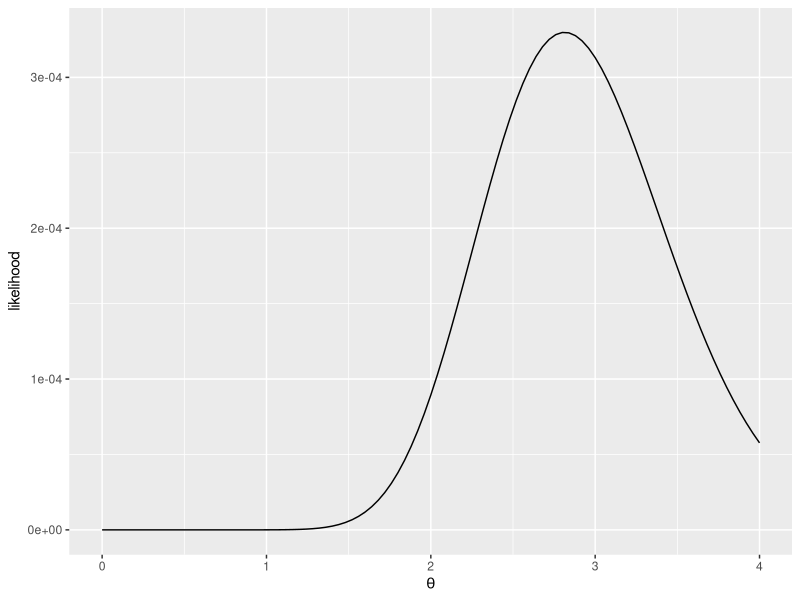
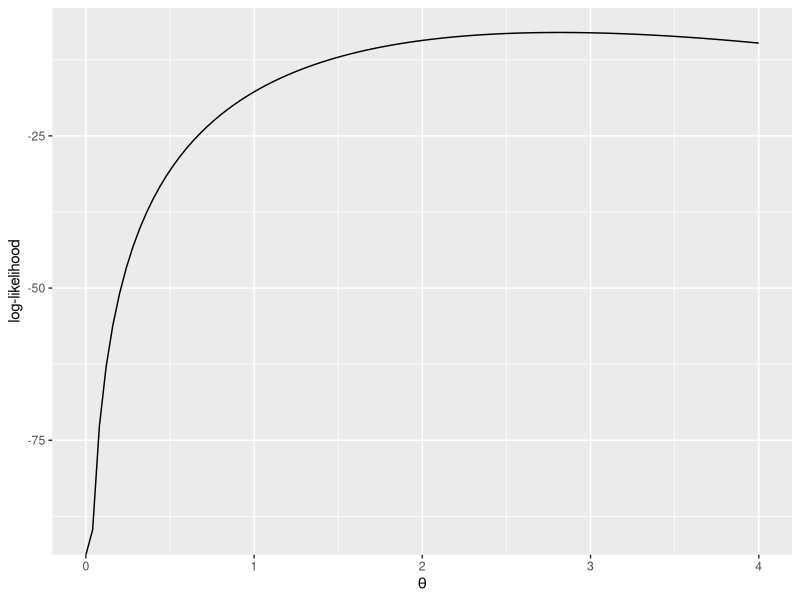
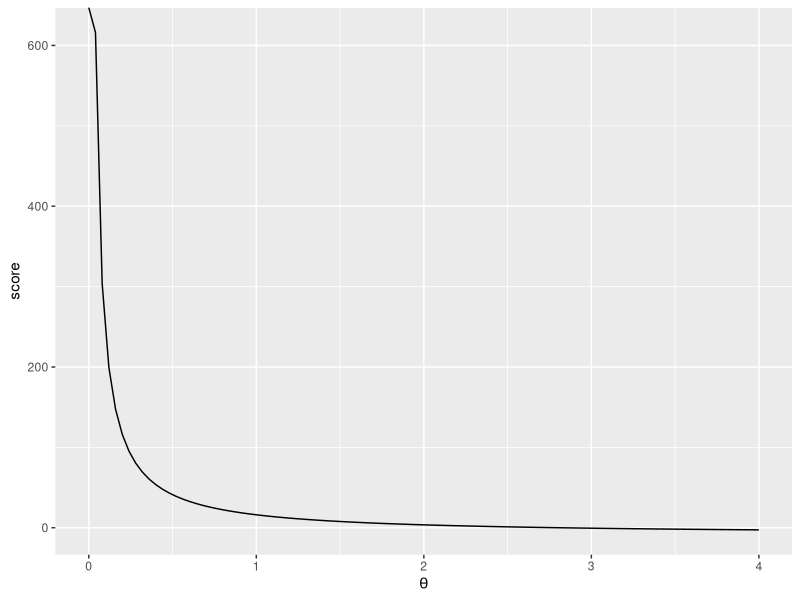

R code for these plots, in order:
#2.
  #2.1
    os = c(1.977866, 1.836622, 1.097168, 1.232889, 1.229526, 2.438342, 1.551389, 1.300618, 1.068584,
                1.183466, 2.179033, 1.535904, 1.323500, 1.458713, 1.013755, 3.602314, 1.087067, 1.014013,
                1.613929, 2.792161, 1.197081, 1.021430, 1.111531, 1.131036, 1.064926)
    
    n = length(os)
    
    #MLE
    MLE = function(x) {n/sum(log(x))}
    
    MLE.os = MLE(os)
    
    MLE.os
    
    #MME
    MME = function(x){mean(x)/(mean(x)-1)}
    
    MME.os = MME(os)
    
    MME.os
    
  #2.2
    In = n/(MLE.os^2)
    MLE.v = 1/In
    
    MLE.v
  #2.3
    #Likelihood function
    likh = function(theta){
      l = vector()
      for(t in theta)
        l = c(l, (t^n)*prod(1/(os^(t+1))))
      return(l)
    }
    
    #Log-Likelihood function
    loglikh = function(theta){
      ll = vector()
      for(t in theta)
        ll = c(ll, n*log(t)-((t + 1) * sum(log(os))))
      return(ll)
    }
    
    #Score function
    scr = function(theta) {
      s = vector()
      for(t in theta)
        s = c(s, (n/t) - sum(log(os)))
      return(s)
    }
    
   #Graphical Display
    
    library(ggplot2)
    base <-
      ggplot() +
      xlim(0, 4)
    
    base + xlab(expression(theta)) + ylab("likelihood") + geom_function(fun = likh)
    
    base + xlab(expression(theta)) + ylab("log-likelihood") + geom_function(fun = loglikh)
    
    base + xlab(expression(theta)) + ylab("score") + geom_function(fun = scr)
    
    #If we use interval estimation (2,4):
    
    #Likelihood function maximum
    optimize(likh,c(2,4),maximum=T)$maximum
    
    #Log-Likelihood function maximum
    optimize(loglikh,c(2,4),maximum=T)$maximum
    
    #Score function root
    uniroot(scr,c(2,4))$root
    
  #2.4
    #(install.packages("maxLik"))
    library(maxLik)
    maxLik(loglikh,start=2.81418)
    # Maximum Likelihood estimation
    # Newton-Raphson maximisation, 1 iterations
    # Return code 1: gradient close to zero (gradtol)
    # Log-Likelihood: -8.016816 (1 free parameter(s))
    # Estimate(s): 2.814179
    
    #The ML estimate of alpha by R function maxLik() was 2.814179.
    
